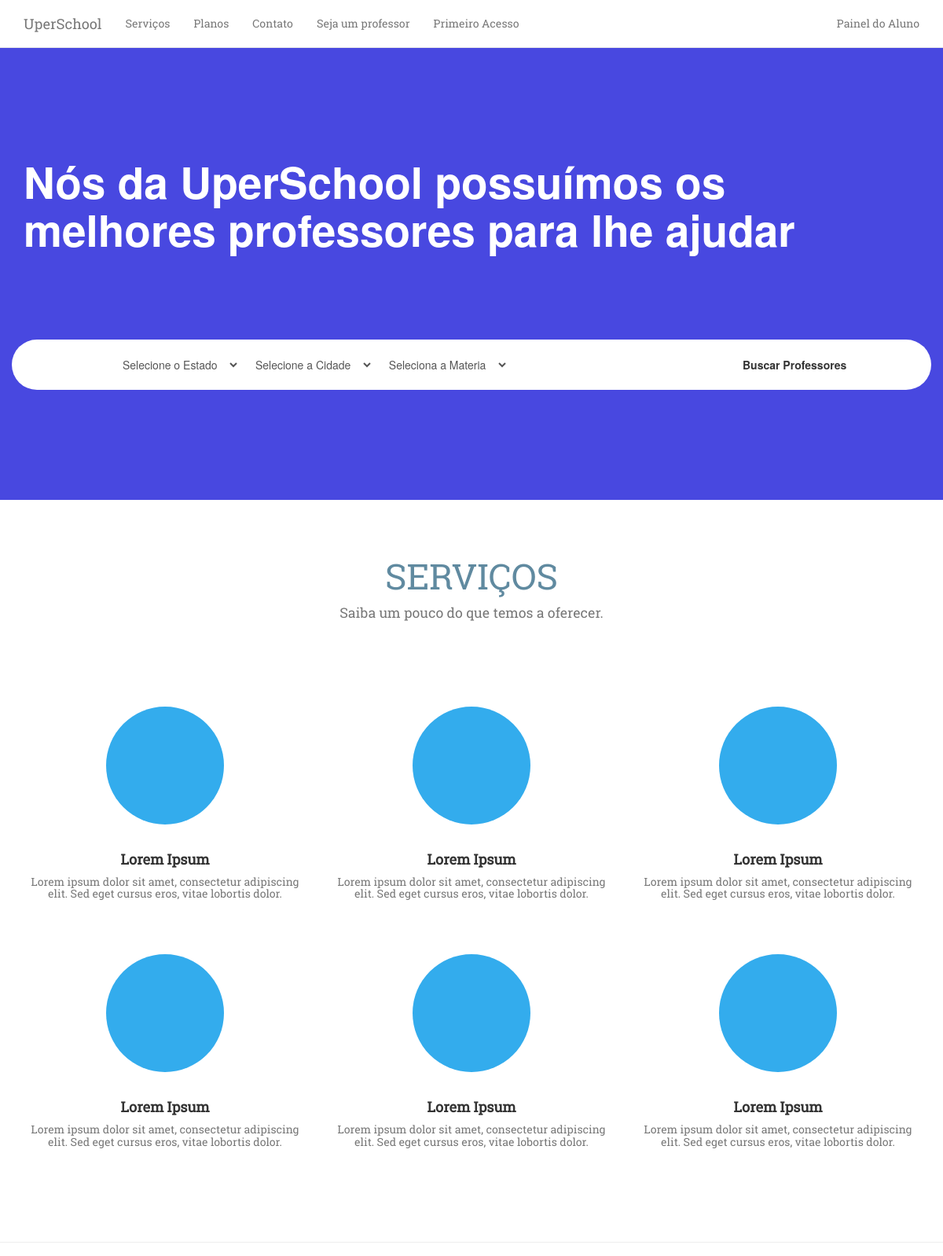
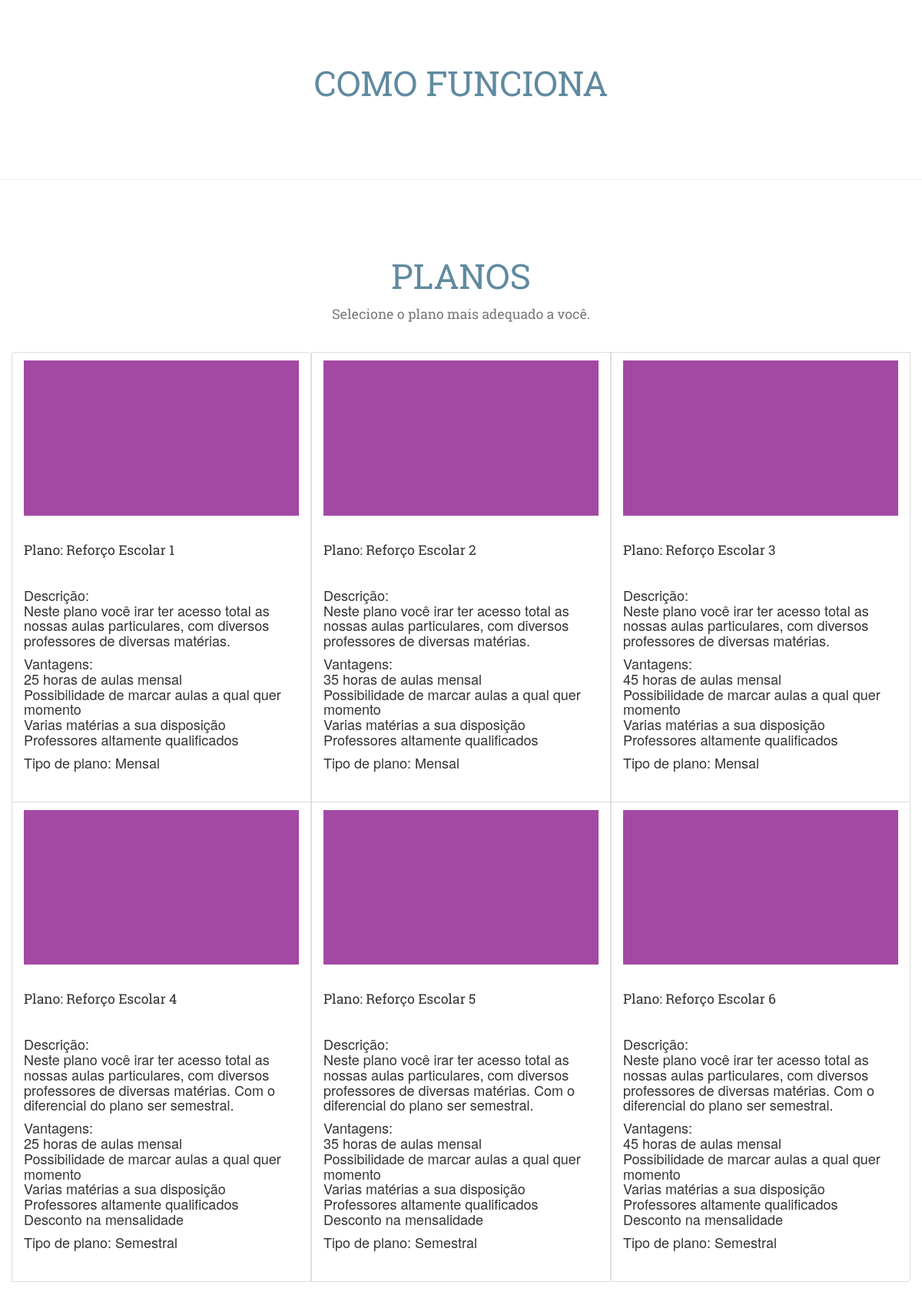
The page / (upper part) on the database its author committed (2 pictures, top to bottom).
### tables this page shows
CREATE TABLE `up_lista_planos` (
  `id` int(11) NOT NULL,
  `nome_plano` varchar(100) NOT NULL,
  `descricao` varchar(250) NOT NULL,
  `vantagens` varchar(250) NOT NULL,
  `tipo_plano` varchar(10) NOT NULL,
  `data_inclusao` datetime DEFAULT current_timestamp()
);

### index.php (the view, shortened to what this page needs)
<!DOCTYPE html>
<html lang="pt-br">
<head>
    <link rel="stylesheet" href="bs/css/bootstrap.min.css">
    <link rel="stylesheet" href="bs/css/style.css">
</head>
<body>
    <nav class="navbar navbar-default navbar-static-top corbarra">
        <div class="container">
            <div class="navbar-header">
                <a class="navbar-brand fonte1" href="index.php">UperSchool</a>
            </div>
            <div id="navbar" class="navbar-collapse collapse fonte1">
                <ul class="nav navbar-nav navbar-left">
                    <li><a href="#servicos">Serviços</a></li>
                    <li><a href="#planos">Planos</a></li>
                    <li><a href="#contato">Contato</a></li>
                    <li><a href="sejaprofessor.php">Seja um professor</a></li>
                    <li><a href="primeiroacesso.php">Primeiro Acesso</a></li>
                </ul>
                <ul class="nav navbar-nav navbar-right">
                    <li>
                        <a id="entrar" data-target="#" href="#" data-toggle="dropdown" role="button" aria-haspopup="true" aria-expanded="false">Painel do Aluno</a>
                    </li>
                </ul>
            </div>
        </div>
    </nav>
    <header>
        <div class="container">
            <div class="row">
                <div class="col-md-12">
                    <h1 id="titulo_p1">Nós da UperSchool possuímos os melhores professores para lhe ajudar</h1>
                </div>
            </div>
            <div class="row">
                <div class="col-md-12 selecionar_materia">
                    <div class="col-md-1"></div>
                    <form method="POST" action="index.php" id="form_selecionar_materia" class="form-inline">
                        <div class="col-md-8" id="selecionar_materia">
                        <select name="estado" id="estadoselect" class="form-control borderclear">
                            <option value="null">Selecione o Estado</option>
                        </select>
                        <select name="cidade" id="cidadeselect" class="form-control borderclear">
                            <option value="null">Selecione a Cidade</option>
                        </select>
                        <select name="materia" id="materiaselect" class="form-control borderclear">
                            <option value="null">Seleciona a Materia</option>
                        </select>
                        </div>
                        <div class="col-md-3 alinhamento_btn">
                        <button type="submit" class="btn_buscar">Buscar Professores</button>
                        </div>
                    </form>
                                    </div>
            </div>
            <div class="row sessao1">
            </div>
        </div>
    </header>
    <section id="servicos">
        <div class="container">
            <div class="row">
                <div class="servicos-h2">
                    <h2>Serviços</h2>
                    <h3>Saiba um pouco do que temos a oferecer.</h3>
                </div>
                <div class="col-md-12">
                    <div class="row servicos">
                        <div class="col-md-4 col-sm-4">
                            <div class="circulo-servicos">
                            </div>
                            <div class="servico-1">
                                <h3>Lorem Ipsum</h3>
                                <h4>Lorem ipsum dolor sit amet, consectetur adipiscing elit.
                                    Sed eget cursus eros, vitae lobortis dolor.
                                </h4>
                            </div>
                        </div>
                        <div class="col-md-4 col-sm-4">
                            <div class="circulo-servicos">
                            </div>
                            <div class="servico-1">
                                <h3>Lorem Ipsum</h3>
                                <h4>Lorem ipsum dolor sit amet, consectetur adipiscing elit.
                                    Sed eget cursus eros, vitae lobortis dolor.
                                </h4>
                            </div>
                        </div>
                        <div class="col-md-4 col-sm-4">
                            <div class="circulo-servicos">
                            </div>
                            <div class="servico-1">
                                <h3>Lorem Ipsum</h3>
                                <h4>Lorem ipsum dolor sit amet, consectetur adipiscing elit.
                                    Sed eget cursus eros, vitae lobortis dolor.
                                </h4>
                            </div>
                        </div>
                        <div class="col-md-4 col-sm-4">
                            <div class="circulo-servicos">
                            </div>
                            <div class="servico-1">
                                <h3>Lorem Ipsum</h3>
                                <h4>Lorem ipsum dolor sit amet, consectetur adipiscing elit.
                                    Sed eget cursus eros, vitae lobortis dolor.
                                </h4>
                            </div>
                        </div>
                        <div class="col-md-4 col-sm-4">
                            <div class="circulo-servicos">
                            </div>
                            <div class="servico-1">
                                <h3>Lorem Ipsum</h3>
                                <h4>Lorem ipsum dolor sit amet, consectetur adipiscing elit.
                                    Sed eget cursus eros, vitae lobortis dolor.
                                </h4>
                            </div>
                        </div>
                        <div class="col-md-4 col-sm-4">
                            <div class="circulo-servicos">
                            </div>
                            <div class="servico-1">
                                <h3>Lorem Ipsum</h3>
                                <h4>Lorem ipsum dolor sit amet, consectetur adipiscing elit.
                                    Sed eget cursus eros, vitae lobortis dolor.
                                </h4>
                            </div>
                        </div>
                    </div>
                </div>
            </div>
        </div>
    </section>
    <hr>
    <section id="como_funciona">
        <div class="container">
            <div class="row">
                <div class="titulo-como_funciona">
                    <h2>Como Funciona</h2>
                </div>
                <div class="col-md-12">
                </div>
            </div>
        </div>
    </section>
    <hr>
    <section id="planos">
        <div class="container">
            <div class="row">
                <div class="titulo-planos">
                    <h2>Planos</h2>
                    <h3>Selecione o plano mais adequado a você.</h3>
                </div>
                <div class="col-md-12">
                    <div class="row" id="plano">
                    <?php
                        $linkobjdb = new db();
                        $link = $linkobjdb->conexaoMysql();
                        $sql = "SELECT * FROM up_lista_planos";
                        $resultado_id = mysqli_query($link, $sql);
                        if($resultado_id){
                            while($registro = mysqli_fetch_array($resultado_id, MYSQLI_ASSOC)){
                                    echo '<div class="col-md-4 col-sm-6 col-xs-12 espacos list-group-item"><div><img src="img/fundo.png" class="img-responsive"></div><div class="port-1" id="plano_1"><h4>';
                                    echo '<p class="list-group-item-text"><h3> Plano: '.$registro['nome_plano'].'</h3><br></p>';
                                    echo '<p class="list-group-item-text"><h4> Descrição: <br>'.$registro['descricao'].'<h4></p>';
                                    echo '<p class="list-group-item-text"><h4> Vantagens: <br>'.$registro['vantagens'].'<h4></p>';
                                    echo '<p class="list-group-item-text"><h4> Tipo de plano: '.$registro['tipo_plano'].'<h4></p>';
                                    echo '</h4></div></div>';
                            }
                        } else{
                            echo 'Erro ao tentar consultar lista de planos disponiveis';
                        }
                    ?>
                    </div>
                </div>
            </div>
        </div>
    </section>
    <section id="contato">
        <div class="container">
            <div class="row">
                <div class="titulo-contato">
                    <h2>Contato</h2>
                </div>
            </div>
        </div>
    </section>
</body>
</html>

### bs/css/style.css (style rules this page uses)
header { background-color: rgb(72, 72, 224); }
.corbarra { background-color: rgba(255, 255, 255, 1.0); padding: 5px 0; margin-bottom: 0px; }
.fonte1 { font-family: FontTexto; }
#titulo_p1 { padding-top: 120px; color: white; font-size: 55px; font-weight: bold; padding-bottom: 100px; }
#selecionar_materia { background-color: white; border-radius: 50px; padding: 15px; border: none; box-shadow: none; }
#selecionar_materia select { box-shadow: none; }
.selecionar_materia { background-color: white; border-radius: 50px; }
.sessao1 { padding: 70px; }
.btn_buscar { margin-left: 20px; border: none; background-color: white; padding: 22px 25px 22px 25px; border-radius: 100px; font-weight: bold; align-content: center; }
.alinhamento_btn { margin: auto; }
.borderclear { border: none; }
.espacos { padding-bottom: 30px; }
#planos { background: white; padding-top: 20px; padding-bottom: 20px; }
.titulo-planos h2 { text-align: center; text-transform: uppercase; font-size: 45px; padding-top: 80px; margin: -20px; }
.titulo-planos h3 { text-align: center; color: #777; padding-bottom: 30px; }
#servicos { background: #ffffff; padding-top: 20px; padding-bottom: 20px; }
.servicos { padding: 10px 0px 10px 0px; }
.circulo-servicos { background: #33aced; width: 150px; height: 150px; margin: auto; border-radius: 500px; padding: 40px 0px 0px 0px; }
#servicos h2 { font-size: 45px; text-align: center; text-transform: uppercase; margin: -8px; padding-top: 20px; }
#servicos h3 { text-align: center; }
.servicos-h2 { padding: 40px 0px 90px 0px; }
.servicos-h2 h3 { padding: 0px 0px 0px 0px; color: #777; }
.servico-1 h3 { font-family: FontTexto, Arial, Helvetica, sans-serif; font-size: 18px; font-weight: bold; }
.servico-1 h4 { font-family: FontTexto, Arial, Helvetica, sans-serif; font-size: 14px; color: #777; text-align: center; padding: 0px 0px 30px 0px; }
.servico-1 { padding-bottom: 30px; }
h2 { font-family: FontTexto; color: rgb(96, 138, 160); font-size: 30px; }
h3 { font-family: FontTexto; font-size: 17.5px; padding: 15px 0px 0px 0px; }
#como_funciona { background: white; padding-top: 20px; padding-bottom: 20px; }
.titulo-como_funciona h2 { text-align: center; text-transform: uppercase; font-size: 45px; padding-top: 80px; margin: -20px; padding-bottom: 80px; }
#contato { background-color: #413d3d; background-size: cover; -webkit-background-size: cover; -moz-background-size: cover; -o-background-size: cover; background-repeat:none; background-attachment:scroll; background-position: center center; text-align:center; }
.titulo-contato h2 { text-align: center; text-transform: uppercase; font-size: 45px; padding-top: 150px; margin: -20px; }

### rows shown on the page
up_lista_planos: nome_plano "Reforço Escolar 1", descricao "Neste plano você irar ter acesso total as nossas aulas particulares, com diversos professores de diversas matérias.", vantagens "25 horas de aulas mensal Possibilidade de marcar aulas a qual quer momento Varias matérias a sua disposição Professores altamente qualificados", tipo_plano "Mensal"
up_lista_planos: nome_plano "Reforço Escolar 2", descricao "Neste plano você irar ter acesso total as nossas aulas particulares, com diversos professores de diversas matérias.", vantagens "35 horas de aulas mensal Possibilidade de marcar aulas a qual quer momento Varias matérias a sua disposição Professores altamente qualificados", tipo_plano "Mensal"
up_lista_planos: nome_plano "Reforço Escolar 3", descricao "Neste plano você irar ter acesso total as nossas aulas particulares, com diversos professores de diversas matérias.", vantagens "45 horas de aulas mensal Possibilidade de marcar aulas a qual quer momento Varias matérias a sua disposição Professores altamente qualificados", tipo_plano "Mensal"
up_lista_planos: nome_plano "Reforço Escolar 4", descricao "Neste plano você irar ter acesso total as nossas aulas particulares, com diversos professores de diversas matérias. Com o diferencial do plano ser semestral.", vantagens "25 horas de aulas mensal Possibilidade de marcar aulas a qual quer momento Varias matérias a sua disposição Professores altamente qualificados Desconto na mensalidade", tipo_plano "Semestral"
up_lista_planos: nome_plano "Reforço Escolar 5", descricao "Neste plano você irar ter acesso total as nossas aulas particulares, com diversos professores de diversas matérias. Com o diferencial do plano ser semestral.", vantagens "35 horas de aulas mensal Possibilidade de marcar aulas a qual quer momento Varias matérias a sua disposição Professores altamente qualificados Desconto na mensalidade", tipo_plano "Semestral"
up_lista_planos: nome_plano "Reforço Escolar 6", descricao "Neste plano você irar ter acesso total as nossas aulas particulares, com diversos professores de diversas matérias. Com o diferencial do plano ser semestral.", vantagens "45 horas de aulas mensal Possibilidade de marcar aulas a qual quer momento Varias matérias a sua disposição Professores altamente qualificados Desconto na mensalidade", tipo_plano "Semestral"
